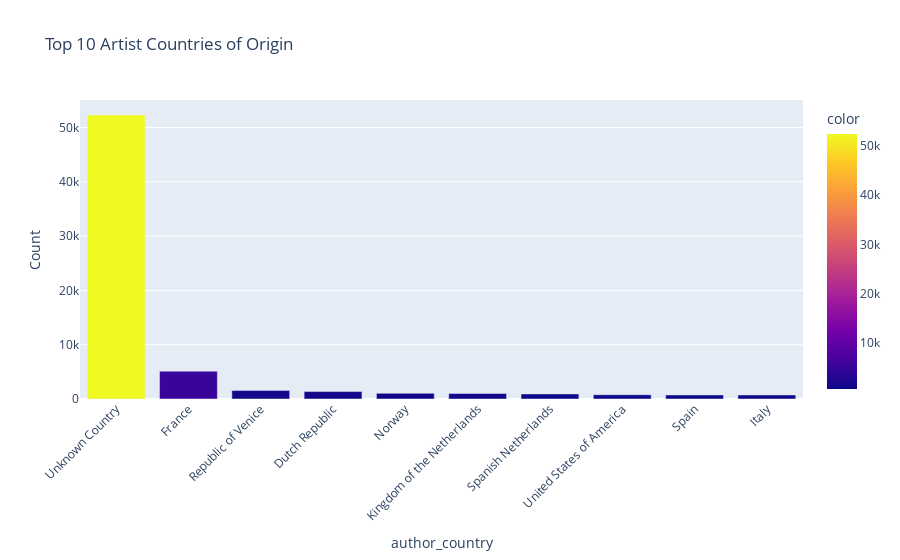

Notebook source saved alongside this figure:
### Code cell
# 5. Artist Countries
artist_countries = df['author_country'].value_counts().head(10)
fig5 = px.bar(artist_countries,
              title='Top 10 Artist Countries of Origin',
              labels={'index': 'Country', 'value': 'Count'},
              color=artist_countries.values)
fig5.update_layout(showlegend=False, xaxis_tickangle=-45)
fig5.show()

### Figure 1 — Plotly figure (JSON) as saved in the notebook; plotly's stock layout.template omitted (floating-point values rounded to 4 significant figures)
{"data": [{"alignmentgroup": "True", "hovertemplate": "author_country=%{x}<br>Count=%{y}<br>color=%{marker.color}<extra></extra>", "legendgroup": "", "marker": {"color": [52305, 5123, 1583, 1371, 1048, 1007, 938, 789, 750, 740], "coloraxis": "coloraxis", "pattern": {"shape": ""}}, "name": "", "offsetgroup": "", "orientation": "v", "showlegend": false, "textposition": "auto", "type": "bar", "x": ["Unknown Country", "France", "Republic of Venice", "Dutch Republic", "Norway", "Kingdom of the Netherlands", "Spanish Netherlands", "United States of America", "Spain", "Italy"], "xaxis": "x", "y": [52305, 5123, 1583, 1371, 1048, 1007, 938, 789, 750, 740], "yaxis": "y"}], "layout": {"barmode": "relative", "coloraxis": {"colorbar": {"title": {"text": "color"}}, "colorscale": [[0, "#0d0887"], [0.1111, "#46039f"], [0.2222, "#7201a8"], [0.3333, "#9c179e"], [0.4444, "#bd3786"], [0.5556, "#d8576b"], [0.6667, "#ed7953"], [0.7778, "#fb9f3a"], [0.8889, "#fdca26"], [1, "#f0f921"]]}, "legend": {"tracegroupgap": 0}, "showlegend": false, "title": {"text": "Top 10 Artist Countries of Origin"}, "xaxis": {"anchor": "y", "domain": [0, 1], "tickangle": -45, "title": {"text": "author_country"}}, "yaxis": {"anchor": "x", "domain": [0, 1], "title": {"text": "Count"}}}}
